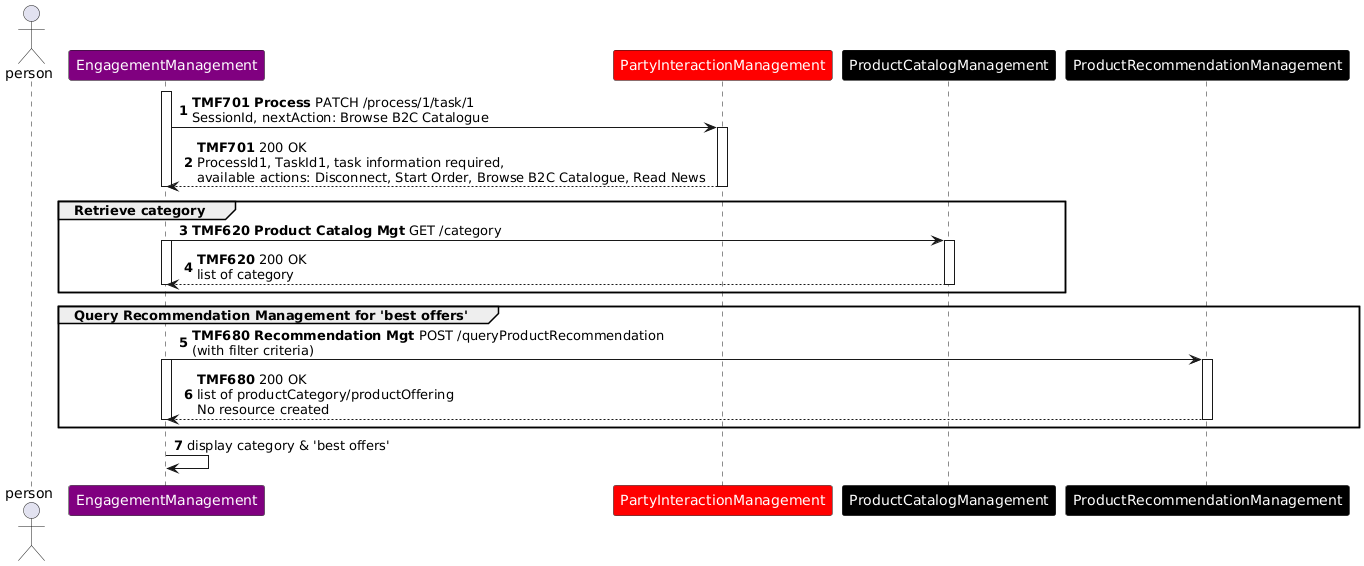
#> input picture knowledge/use-cases/TMFS002/media/catalogue-start-screen-sequence.png, 1364 x 566 px; its folder holds only this picture in this run
$ python contact_sheets.py out
#> lines starting #> are read from the running program, lines starting #| are printed output that depends on the picture
### skills/tm-forum-document-quality-member/scripts/credit_check.py
"""Check, from the extracted text alone, how complete each credit in a
document is. No web search is used.

For every passage the document credits to an outside source (cited.txt,
written by extract_docx.py), and every image that has a credit or source
note next to it (images.txt), it looks for the four parts of a credit that
Creative Commons recommends (TASL), plus a fifth this skill adds:

  Title     the credit names the work, not just a site or a body
  Author    a person or organisation is named as the author, or there is
            "et al." or an author-year citation
  Source    a link to where the work can be found
  Licence   a licence or copyright statement (CC BY, Apache, MIT, (c),
            "all rights reserved", "licence")
  Date      the credit itself gives the work's publication date (a date
            found only from a held copy or the citation-dates list doesn't
            count: the reader of the document can't see it)

Passages are grouped by source, so each source is judged once. A credit is
  complete           all five parts
  complete, no date  Title, Author, Source and Licence, but no date
  partial            one to four parts otherwise
  none               none of the five (for example a bare domain or marker)
In the ownership score these are worth 1.0, 0.75, 0.5 and 0: a missing
date costs a quarter, the other parts a half.

It reports what the credit contains. It can't tell whether the credit
points at the right work, or whether the text really comes from there:
that needs the source opened (see spot_check_candidates.py). A credit in
a caption or surrounding text that extract_docx.py didn't put in cited.txt
shows up only in the image table below.

Each source also gets its publication date and age, and the core citation
(the outside source the document leans on most) is marked; see
citation_dates.py for how both are found. Pass --sources to date credits
from held sources' front pages.

For images it also notes the ones whose credit names a TM Forum
deliverable (TM Forum, TMF/GB/IG/TR numbers, SID, eTOM). Those are TM
Forum's own material or a contributing Member's own, and don't need
looking at for outside origin. A mention of ODA or TM Forum that is not a
credit doesn't count.

Usage:
  python -I credit_check.py <output-dir> [--sources <dir>] [--as-of YYYY-MM-DD] [--core <source>]
"""

import os  # noqa: E402
import sys  # noqa: E402
sys.path.insert(0, os.path.dirname(os.path.abspath(__file__)))  # -I leaves the script's folder off the path
import graceful  # noqa: E402  (clear messages when files, folders or packages are missing)
graceful.install()
import argparse
import datetime
import os
import re
import sys

sys.path.insert(0, os.path.dirname(os.path.abspath(__file__)))  # for citation_dates; -I doesn't add it

URL = re.compile(r"https?://|www\.|\b[a-z0-9-]+\.(?:com|org|io|net|dev|int|eu|edu|github\.io)\b", re.I)
LICENCE = re.compile(r"licen[cs]e|CC[- ]BY|creative commons|apache|\bMIT\b|©|\(c\)|copyright|all rights reserved|"
                     r"terms of use", re.I)
AUTHOR = re.compile(r"\bby\s+[A-Z][a-z]+|\b[A-Z][a-z]+,\s*[A-Z]\.|et al\.?|\(\d{4}\)|\b(?:19|20)\d{2}\b")
TMF = r"(?:tm\s?forum|tmforum|\b(?:TMF|GB|IG|TR)\s?-?\d{3,4}|\bSID\b|eTOM)"
TMF_CREDIT = re.compile(r"(?:source|from|credit|©|copyright|adapted|reproduced|see|ref)[^\n]{0,60}" + TMF + "|"
                        + TMF + r"[^\n]{0,60}(?:source|©|copyright)", re.I)
IMAGE_CUE = re.compile(r"source\s*:|\(source|credit|courtesy|©|copyright|adapted from|reproduced from|"
                       r"figure from|image from|https?://|www\.|\[\d+\]|\bRFC ?\d+|"
                       r"\b(?:3GPP|ETSI|IETF|OASIS|W3C|ITU|IEEE|ISO(?:/IEC)?)\b", re.I)


# [31 lines left out: functions grade, read_cited, not called in this run]


def read_images(path):
    images, cur = {}, None
    if os.path.isfile(path):
        with open(path, encoding="utf-8", errors="replace") as f:
            for line in f:
                if line.startswith("== "):
                    cur = line[3:].strip()
                    images[cur] = []
                elif cur and line.strip():
                    images[cur].append(line.strip())
    return images


def classify_images(images):
    """Split images.txt entries into (credited to TM Forum, other credit or source note, nothing nearby)."""
    credited, tmf, plain = [], [], []
    for name, ctx in images.items():
        # One line at a time: a credit on one line says nothing about the figure on the next.
        if any(TMF_CREDIT.search(l) for l in ctx):
            tmf.append(name)
            continue
        hit = next((l for l in ctx if IMAGE_CUE.search(l)), None)
        if hit:
            credited.append((name, hit))
        else:
            plain.append(name)
    return tmf, credited, plain


def yn(v):
    return "yes" if v else "no"


# [65 lines left out: function main, not called in this run]


# [2 lines that do not run on import are left out]

### skills/tm-forum-document-quality-check/scripts/graceful.py
"""Clear failures when the skill runs without the IP-scan-tool repository.

Every script in this folder imports this module first and calls install().
It replaces Python's traceback, for the errors a missing or partial copy
causes, with one line saying what is missing and what to do:

  - a file or folder that isn't there (the document, an extract file such as
    text.txt, entry.json, editorial.json, or the skill's own references/);
  - a Python package that isn't installed;
  - a .docx or .xlsx that isn't a valid Office file, or a JSON file that
    can't be read.

Other errors keep their normal traceback, since they are bugs, not setup.

sources() checks a --sources folder. A missing folder is reported, never
treated as a folder with nothing in it: "no matches" and "not checked" are
different findings, and the report must say which.
"""

import json
import os
import sys
import zipfile

SKILL_DIR = os.path.normpath(os.path.join(os.path.dirname(os.path.abspath(__file__)), ".."))
REFERENCES = os.path.join(SKILL_DIR, "references")

PACKAGES = {"docx": "python-docx", "PIL": "Pillow", "fitz": "PyMuPDF", "numpy": "numpy",
            "openpyxl": "openpyxl"}

EXTRACT_FILES = {"text.txt", "cited.txt", "images.txt", "hyperlinks.txt", "headers.txt",
                 "notes.txt", "key_extracts.txt", "image_flags.txt"}


def _script():
    return os.path.basename(sys.argv[0]) if sys.argv and sys.argv[0] else "script"


# [46 lines left out: functions _hint, describe, _hook, not called in this run]


def install():
    sys.excepthook = _hook


# [10 lines left out: function sources, not called in this run]


def warn(message):
    print("%s: WARNING: %s" % (_script(), message), file=sys.stderr)

### skills/tm-forum-document-quality-check/scripts/contact_sheets.py
"""Put a document's pictures on contact sheets, many to a page, so they can
be looked at in a few views instead of one by one.

Use it for the images that image_scan.py did not flag and that have no
credit next to them. Flagged images, and ones with a credit, are looked at
one by one (or read from their credit); the rest go on the sheets. It
leaves out the flagged ones (image_flags.txt) and the credited ones (the
credit and source notes credit_check.py finds in images.txt) by itself. A sheet
shows each picture's file name and a thumbnail, so it is good for spotting
a picture whose style differs from its neighbours (generated artwork, a
screenshot, a slide cut from elsewhere). It is not good for reading labels
or credits, and it can't tell that a diagram in the document's own style
was adapted from a textbook: those need the picture itself and a label
search.

Reads <output-dir>/media (from extract_docx.py) and, to leave flagged
pictures out, <output-dir>/image_flags.txt. Writes
<output-dir>/sheets/sheet_1.png, sheet_2.png ...: 12 pictures to a sheet,
four across and three down.

Usage:
  python -I contact_sheets.py <output-dir> [--skip image3.png,image9.png]
         [--include-flagged] [--no-auto-skip] [--per-sheet 12]
--skip            more file names to leave out
--include-flagged also put the flagged pictures on the sheets
--no-auto-skip    don't leave out the credited pictures
Needs Pillow.
"""

import os  # noqa: E402
import sys  # noqa: E402
sys.path.insert(0, os.path.dirname(os.path.abspath(__file__)))  # -I leaves the script's folder off the path
import graceful  # noqa: E402  (clear messages when files, folders or packages are missing)
graceful.install()
import argparse
import glob
import os
import re
import sys

W, H, COLS = 400, 300, 4


def natural(p):
    return [int(t) if t.isdigit() else t for t in re.split(r"(\d+)", os.path.basename(p))]


def flagged(outdir):
    names = set()
    path = os.path.join(outdir, "image_flags.txt")
    if os.path.isfile(path):
        with open(path, encoding="utf-8", errors="replace") as f:
            for line in f:
                m = re.match(r"(\S+?):\s+FLAGGED", line)
                if m:
                    names.add(m.group(1))
    return names


def main():
    ap = argparse.ArgumentParser(description=__doc__, formatter_class=argparse.RawDescriptionHelpFormatter)
    ap.add_argument("outdir")
    ap.add_argument("--skip", default="")
    ap.add_argument("--include-flagged", action="store_true")
    ap.add_argument("--no-auto-skip", action="store_true", help="don't leave out credited pictures")
    ap.add_argument("--per-sheet", type=int, default=12)
    a = ap.parse_args()
    sys.stdout.reconfigure(encoding="utf-8")
    try:
        from PIL import Image, ImageDraw
    except ImportError:
        sys.exit("contact_sheets.py needs Pillow (pip install pillow).")

    skip = {s.strip() for s in a.skip.split(",") if s.strip()}
    if not a.include_flagged:
        skip |= flagged(a.outdir)
    if not a.no_auto_skip:
        sys.path.insert(0, os.path.dirname(os.path.abspath(__file__)))
        import credit_check  # noqa: E402  (same folder; -I doesn't add it to sys.path)
        tmf, credited, _ = credit_check.classify_images(
            credit_check.read_images(os.path.join(a.outdir, "images.txt")))
        skip |= set(tmf) | {name for name, _ in credited}
    files = [p for p in sorted(glob.glob(os.path.join(a.outdir, "media", "*")), key=natural)
             if os.path.basename(p) not in skip]
    if not files:
        print("No pictures left for contact sheets (%d skipped)." % len(skip))
        return
    out = os.path.join(a.outdir, "sheets")
    os.makedirs(out, exist_ok=True)
    rows = -(-a.per_sheet // COLS)
    written = []
    for start in range(0, len(files), a.per_sheet):
        sheet = Image.new("RGB", (W * COLS, H * rows), "white")
#> sheet: PIL image 1600x900 RGB; every value is 255
        draw = ImageDraw.Draw(sheet)
        for i, path in enumerate(files[start:start + a.per_sheet]):
            x, y = (i % COLS) * W, (i // COLS) * H
            try:
                im = Image.open(path)
#> im is the input picture: PIL image 1364x566 RGB; mean R, G, B 234.5, 228.9, 230.7
                im.load()
                if im.mode in ("RGBA", "LA", "P"):
                    im = im.convert("RGBA")
                    bg = Image.new("RGBA", im.size, "white")
                    bg.alpha_composite(im)
                    im = bg
                im = im.convert("RGB")
                im.thumbnail((W - 8, H - 28))
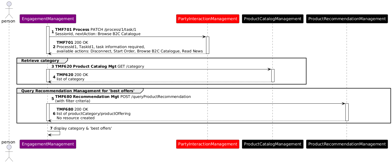
#> im: PIL image 392x163 RGB; mean R, G, B 234.1, 228.6, 230.3
                sheet.paste(im, (x + 4, y + 24))
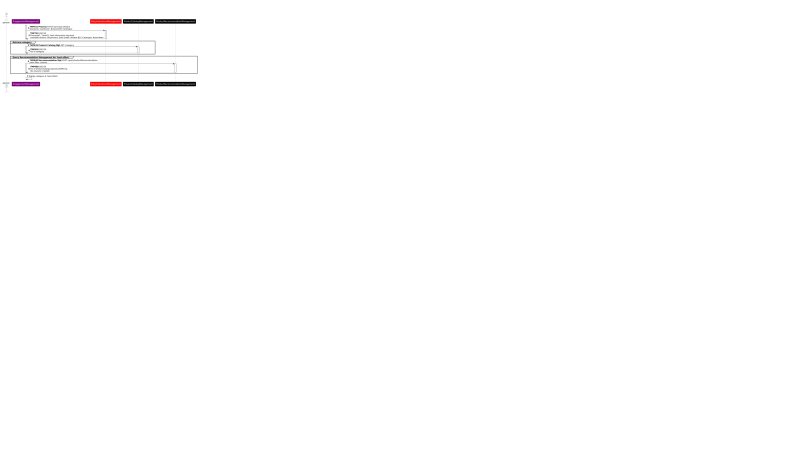
#> sheet: PIL image 1600x900 RGB (shown at 1/2 size); mean R, G, B 254.1, 253.8, 253.9
            except Exception:
                draw.text((x + 8, y + 40), "can't read this picture", fill="red")
            draw.text((x + 6, y + 6), os.path.basename(path), fill="black")
            draw.rectangle([x, y, x + W - 1, y + H - 1], outline="gray")
        name = os.path.join(out, "sheet_%d.png" % (start // a.per_sheet + 1))
        sheet.save(name)
        written.append(name)
    print("%d pictures on %d sheet(s); %d left out (flagged or skipped):" % (len(files), len(written), len(skip)))
    for w in written:
        print("  " + w)


if __name__ == "__main__":
    main()

$ run again, on knowledge/use-cases/TMFS002/media/fiber-eligibility-test-address-retrieval-sequence.png
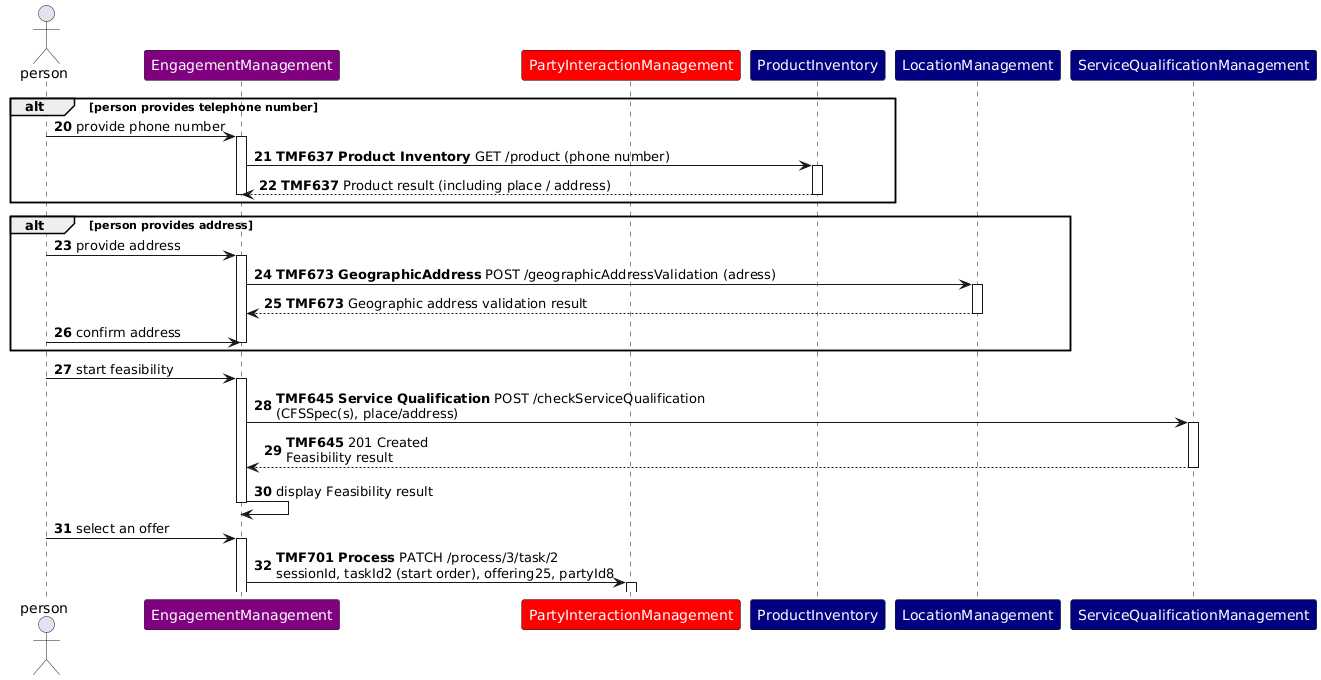
#> input picture knowledge/use-cases/TMFS002/media/fiber-eligibility-test-address-retrieval-sequence.png, 1321 x 680 px
#> in main, im is the input picture: PIL image 1321x680 RGB; mean R, G, B 236.4, 231.6, 237.3
#> in main, `im.thumbnail((W - 8, H - 28))`:
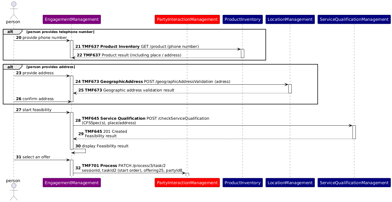
#> im: PIL image 392x202 RGB; mean R, G, B 236.1, 231.3, 236.9
#> in main, `sheet.paste(im, (x + 4, y + 24))`:
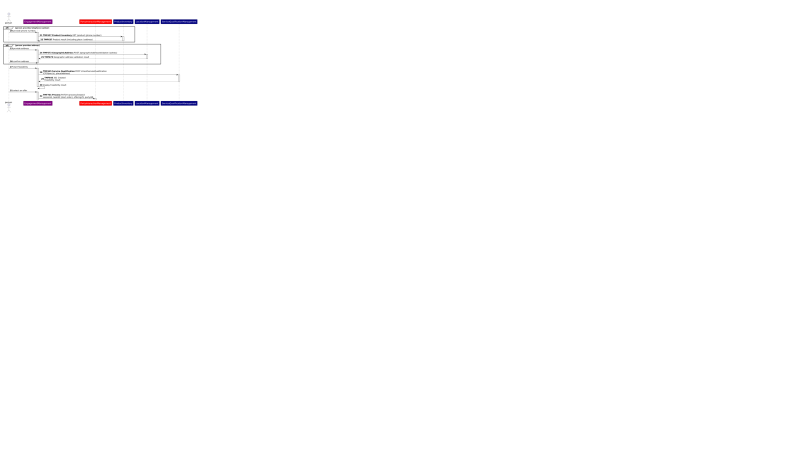
#> sheet: PIL image 1600x900 RGB (shown at 1/2 size); mean R, G, B 254, 253.7, 254

$ run again, on knowledge/use-cases/TMFS002/media/fiber-eligibility-test-previous-sequence.png
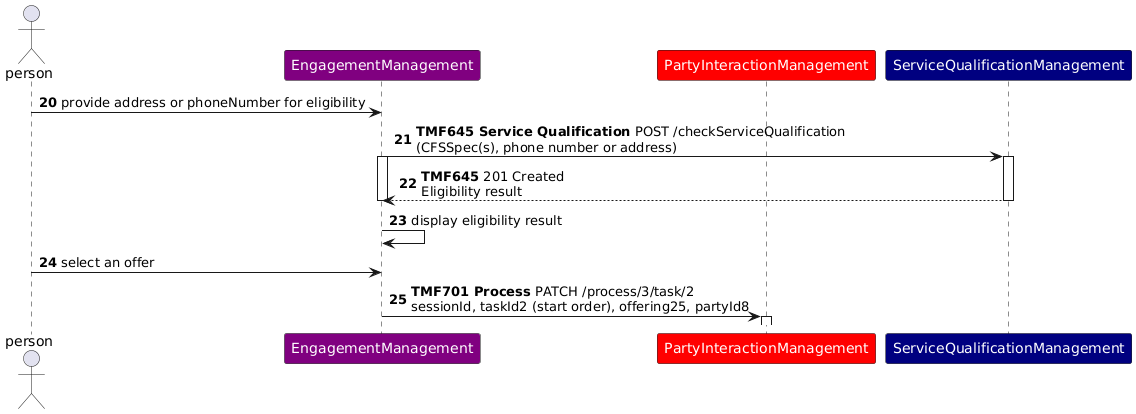
#> input picture knowledge/use-cases/TMFS002/media/fiber-eligibility-test-previous-sequence.png, 1136 x 414 px
#> in main, im is the input picture: PIL image 1136x414 RGB; mean R, G, B 239.1, 230, 236.4
#> in main, `im.thumbnail((W - 8, H - 28))`:
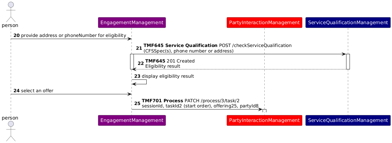
#> im: PIL image 392x143 RGB; mean R, G, B 238.9, 229.8, 236.2
#> in main, `sheet.paste(im, (x + 4, y + 24))`:
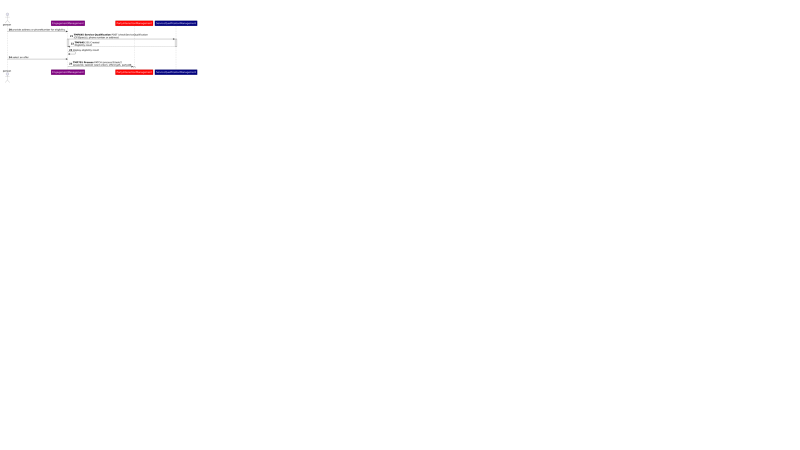
#> sheet: PIL image 1600x900 RGB (shown at 1/2 size); mean R, G, B 254.4, 254, 254.3

$ run again, on knowledge/use-cases/TMFS002/media/line-of-product-screen-sequence.png
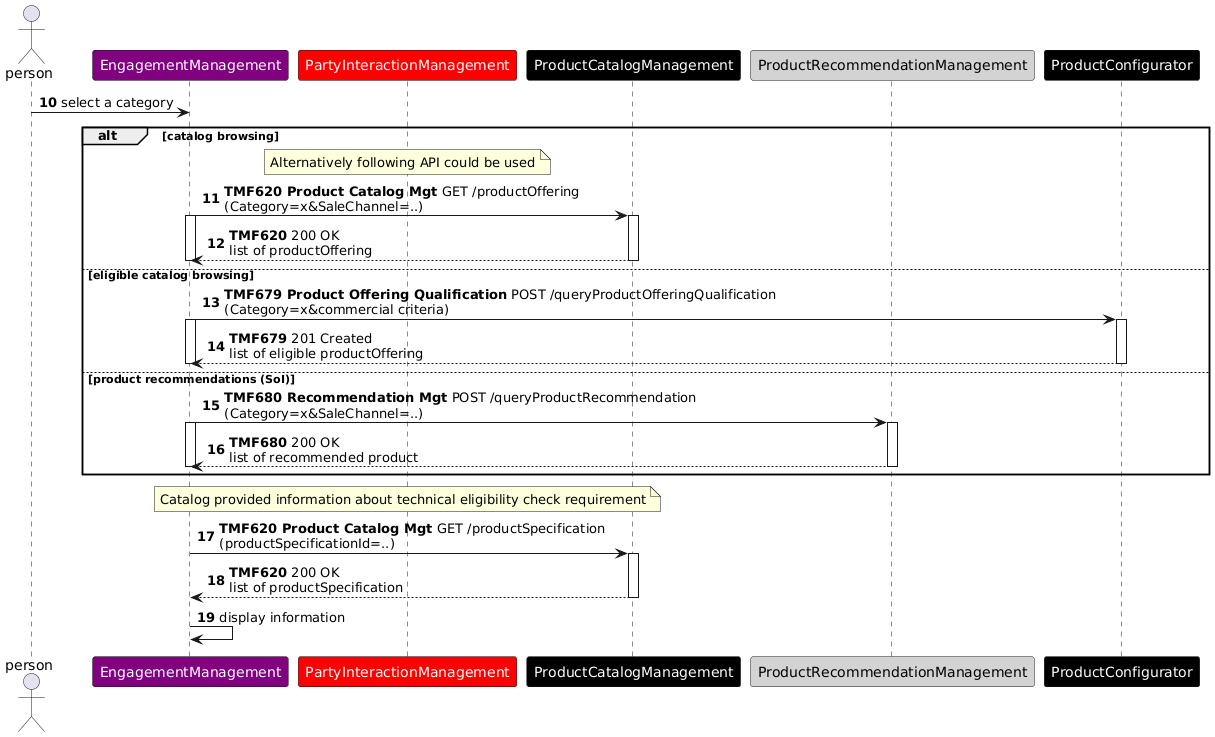
#> input picture knowledge/use-cases/TMFS002/media/line-of-product-screen-sequence.png, 1215 x 737 px
#> in main, im is the input picture: PIL image 1215x737 RGB; mean R, G, B 237.4, 232.6, 233.5
#> in main, `im.thumbnail((W - 8, H - 28))`:
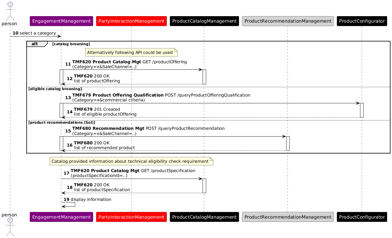
#> im: PIL image 392x238 RGB; mean R, G, B 237, 232.3, 233.1
#> in main, `sheet.paste(im, (x + 4, y + 24))`:
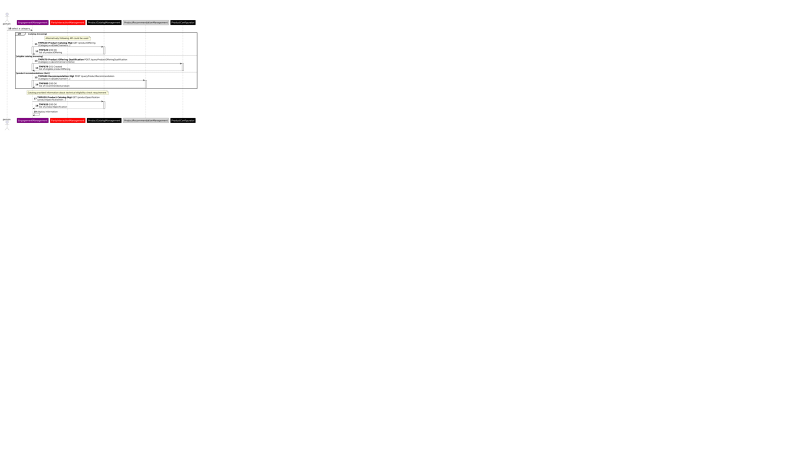
#> sheet: PIL image 1600x900 RGB (shown at 1/2 size); mean R, G, B 253.8, 253.5, 253.6
